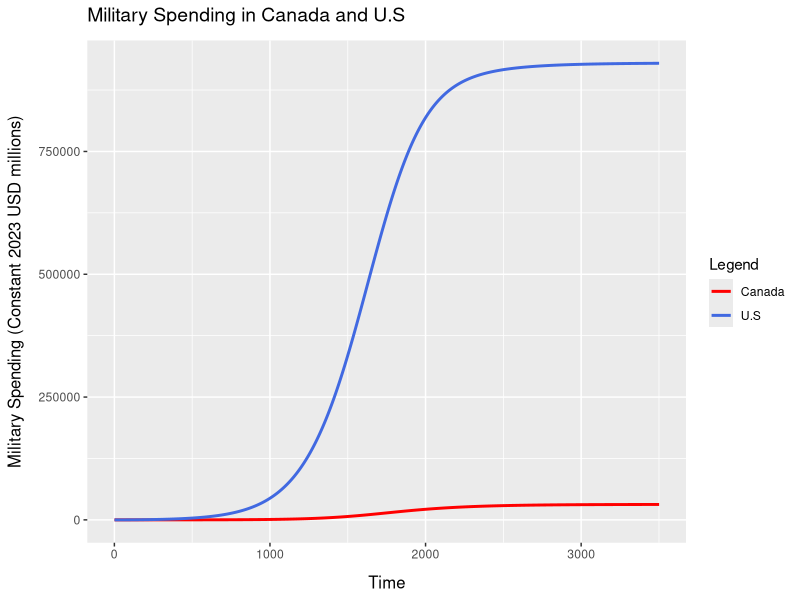

This chart was generated by the following R code:
#############################################
# Logistic Arms Race Model for Canada and U.S 
##############################################

#time values
t_vals <- seq(0,350, by = 0.1)

#parameters e and f 
e <- 0.733582888 
f <- -0.59771515 

#capacity limits for military spending 
#Kp for Canada and Kg for U.S
Kp <- 40000
Kg <- 1041000

#initial conditions
#p is Canada and g is U.S
p0 <- 0
g0 <- 0

#create matrix to store model values
#columns are: model for Canada, model for US, time
arms <- matrix(NA, nrow = length(t_vals), ncol = 3)
arms[1,] <- c(p0, g0,1)

#use Euler's method to numerically simulate the model
arms_model <- function(t_vals, arms, a, b, c, d, e, f, Kp, Kg){
  h <- t_vals[2] - t_vals[1]
  for(t in 2:length(t_vals)){
    
    p_prev <- arms[t-1, 1]
    g_prev <- arms[t-1, 2]
    t_prev<-arms[t-1,3]
    
    #Logistic model equations
    dp <- a*(1 - p_prev/Kp)*g_prev - c*p_prev + e
    dg <- b*(1 - g_prev/Kg)*p_prev - d*g_prev + f
    
    p_new <- p_prev + h*dp
    g_new <- g_prev + h*dg
    t_new<-t_prev+1
    
    arms[t,] <- c(p_new, g_new,t_new)
  }
  return(arms)
}

#plot the model 
model1 <- arms_model(t_vals, arms, a = 0.001025041, b = 3.06035844, c = 0.006444388, d = 0.01104621, e, f, Kp, Kg)
model1<-data.frame(model1)

colours <- c( "U.S" = "royalblue","Canada" = "red")

library(ggplot2)
ggplot(model1) +
  geom_line(mapping = aes(x=X3, y = X1, colour = "Canada"), lwd = 1)  +
  geom_line(mapping = aes(x=X3, y = X2, colour = "U.S"), lwd = 1) +
  labs(x = "Time", y = "Military Spending (Constant 2023 USD millions)", title = "Military Spending in Canada and U.S",
       colour = "Legend") + scale_colour_manual(values = colours)  + 
  theme(axis.title.x = element_text(family = "sans", size = 12, margin=margin(10,0,0,0)), 
        axis.title.y = element_text(family = "sans", size = 12, margin=margin(0,10,0,0)), 
        plot.title = element_text(family = "sans", size = 14, margin=margin(0,0,10,0)))

#to find the second numerical simulation for Canada and U.S  
#we change the initial conditions and time values and run the code again 
p0 <- 29065.9
g0 <-968381.6
t_vals <- seq(0,30, by = 0.1)
